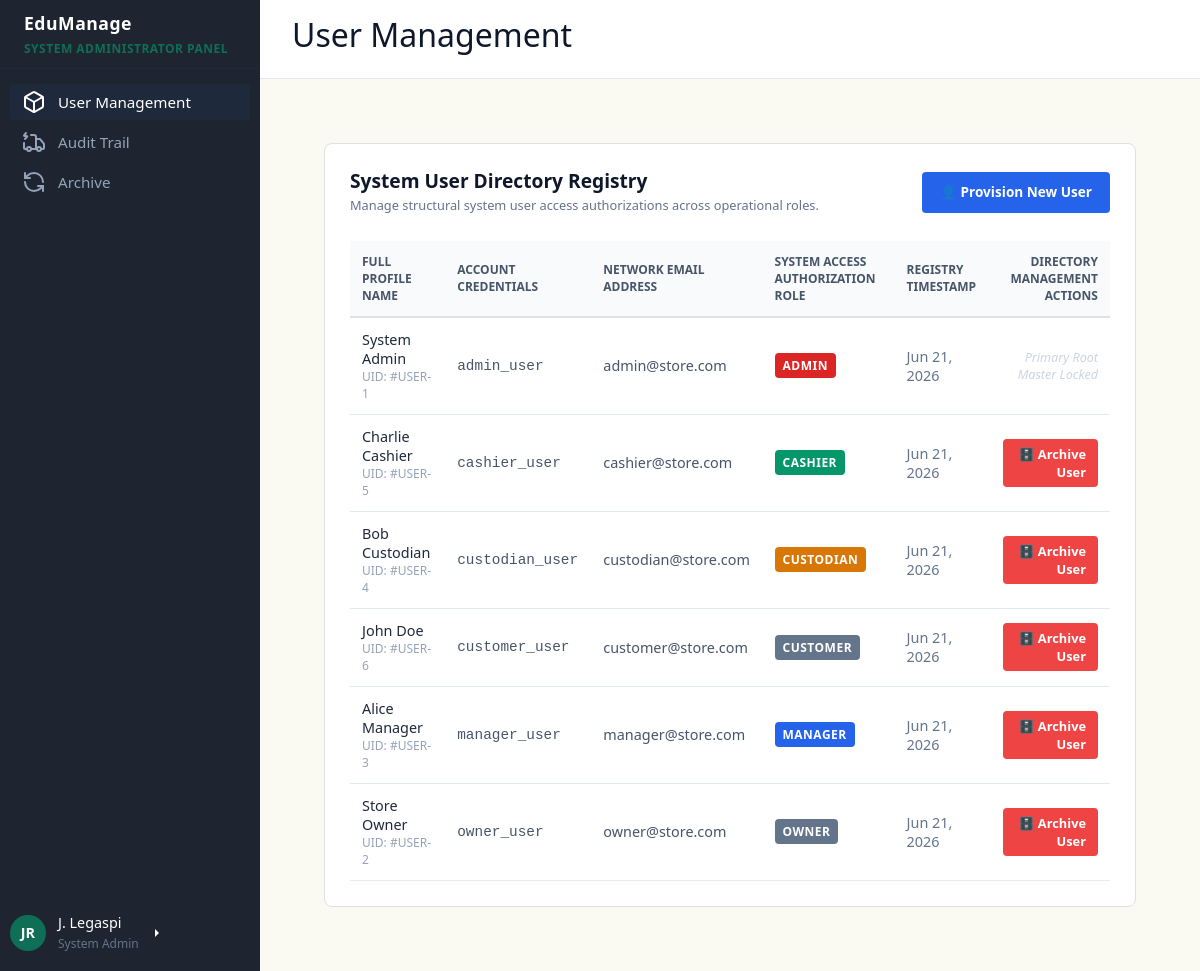
The app's page /dashboards/admin/admin_dashboard.php (signed in) with its own data.
### tables this page shows
CREATE TABLE `users` (
  `user_id` int(11) NOT NULL,
  `first_name` varchar(50) NOT NULL,
  `last_name` varchar(50) NOT NULL,
  `email` varchar(100) NOT NULL,
  `username` varchar(50) NOT NULL,
  `password_hash` varchar(255) NOT NULL,
  `role` varchar(20) NOT NULL,
  `is_archived` tinyint(1) NOT NULL DEFAULT 0,
  `created_at` datetime DEFAULT current_timestamp()
);

### dashboards/admin/modules/users.php (the view, shortened to what this page needs)
<?php
$users_query = "SELECT user_id, first_name, last_name, email, username, role, created_at FROM users WHERE is_archived = 0 ORDER BY role ASC, last_name ASC";
$users_result = $conn->query($users_query);
?>
<div class="user-management-module" style="background: white; padding: 25px; border-radius: 8px; border: 1px solid #e0e0e0; font-family: system-ui, -apple-system, sans-serif;">
    <div style="display: flex; justify-content: space-between; align-items: center; margin-bottom: 25px;">
        <div>
            <h3 style="margin: 0; font-size: 1.2rem; font-weight: 600; color: #0f172a;">System User Directory Registry</h3>
            <p style="margin: 4px 0 0 0; font-size: 0.8rem; color: #64748b;">Manage structural system user access authorizations across operational roles.</p>
        </div>
        <button onclick="document.getElementById('userCreationModal').style.display='flex';" style="background: #2563eb; color: white; border: none; padding: 10px 18px; font-size: 0.85rem; font-weight: bold; border-radius: 4px; cursor: pointer; display: flex; align-items: center; gap: 6px;">
            👤 Provision New User
        </button>
    </div>
    <table style="width: 100%; border-collapse: collapse; text-align: left; font-size: 0.9rem;">
        <thead>
            <tr style="background: #f8f9fa; border-bottom: 2px solid #dee2e6;">
                <th style="padding: 12px; color: #475569;">Full Profile Name</th>
                <th style="padding: 12px; color: #475569;">Account Credentials</th>
                <th style="padding: 12px; color: #475569;">Network Email Address</th>
                <th style="padding: 12px; color: #475569;">System Access Authorization Role</th>
                <th style="padding: 12px; color: #475569;">Registry Timestamp</th>
                <th style="padding: 12px; text-align: right; color: #475569;">Directory Management Actions</th>
            </tr>
        </thead>
        <tbody>
            <?php if ($users_result->num_rows === 0): ?>
                <tr>
                    <td colspan="6" style="padding: 24px; text-align: center; color: #868e96; font-style: italic;">No active accounts matching directory index scope rules.</td>
                </tr>
            <?php else: ?>
                <?php while ($user = $users_result->fetch_assoc()): ?>
                    <tr style="border-bottom: 1px solid #e9ecef; transition: background 0.15s;" onmouseover="this.style.background='#fafafa'" onmouseout="this.style.background='transparent'">
                        <td style="padding: 12px; font-weight: 500; color: #1e293b;">
                            <?= htmlspecialchars($user['first_name'] . ' ' . $user['last_name']) ?>
                            <span style="display:block; font-size:0.75rem; color:#94a3b8;">UID: #USER-<?= $user['user_id'] ?></span>
                        </td>
                        <td style="padding: 12px; font-family: monospace; color: #475569;"><?= htmlspecialchars($user['username']) ?></td>
                        <td style="padding: 12px; color: #475569;"><?= htmlspecialchars($user['email']) ?></td>
                        <td style="padding: 12px;">
                            <?php
                            $role_tint = '#64748b';
                            if ($user['role'] === 'Admin') $role_tint = '#dc2626';
                            if ($user['role'] === 'Manager') $role_tint = '#2563eb';
                            if ($user['role'] === 'Custodian') $role_tint = '#d97706';
                            if ($user['role'] === 'Cashier') $role_tint = '#059669';
                            ?>
                            <span style="background: <?= $role_tint ?>; color: white; padding: 4px 8px; border-radius: 4px; font-size: 0.75rem; font-weight: bold; text-transform: uppercase; letter-spacing: 0.5px;">
                                <?= htmlspecialchars($user['role']) ?>
                            </span>
                        </td>
                        <td style="padding: 12px; color: #64748b;"><?= date('M d, Y', strtotime($user['created_at'])) ?></td>
                        <td style="padding: 12px; text-align: right;">
                                                        <?php if ($user['user_id'] != 1): ?>
                                <a href="admin_dashboard.php?page=users&archive_user_id=<?= $user['user_id'] ?>" onclick="return confirm('Confirm deactivation? This profile context will be completely removed from active login endpoints.');" style="background: #ef4444; color: white; border: none; padding: 6px 12px; font-size: 0.8rem; font-weight: bold; border-radius: 4px; text-decoration: none; display: inline-block; cursor: pointer;">
                                    🗄️ Archive User
                                </a>
                            <?php else: ?>
                                <small style="color: #cbd5e1; font-style: italic;">Primary Root Master Locked</small>
                            <?php endif; ?>
                        </td>
                    </tr>
                <?php endwhile; ?>
            <?php endif; ?>
        </tbody>
    </table>
</div>

### css/style.css (style rules this page uses)
* { box-sizing: border-box; margin: 0; padding: 0; font-family: "Segoe UI", system-ui, sans-serif; }
body { background-color: var(--bg-main); color: var(--text-dark); display: flex; height: 100vh; overflow: hidden; }
table { width: 100%; border-collapse: collapse; text-align: left; }
th { background-color: #f8fafc; color: var(--text-muted); font-size: 0.75rem; text-transform: uppercase; font-weight: 700; padding: 14px 24px; border-bottom: 1px solid var(--border); }
td { padding: 16px 24px; border-bottom: 1px solid var(--border); font-size: 0.9rem; }
tr:last-child td { border-bottom: none; }

### records on screen
users: first_name+last_name "System Admin", user_id "1", username "admin_user", email "admin@store.com", role "ADMIN", created_at "Jun 21, 2026", shows "Primary Root Master Locked"
users: first_name+last_name "Charlie Cashier", user_id "5", username "cashier_user", email "cashier@store.com", role "CASHIER", created_at "Jun 21, 2026"
users: first_name+last_name "Bob Custodian", user_id "4", username "custodian_user", email "custodian@store.com", role "CUSTODIAN", created_at "Jun 21, 2026"
users: first_name+last_name "John Doe", user_id "6", username "customer_user", email "customer@store.com", role "CUSTOMER", created_at "Jun 21, 2026"
users: first_name+last_name "Alice Manager", user_id "3", username "manager_user", email "manager@store.com", role "MANAGER", created_at "Jun 21, 2026"
users: first_name+last_name "Store Owner", user_id "2", username "owner_user", email "owner@store.com", role "OWNER", created_at "Jun 21, 2026"
